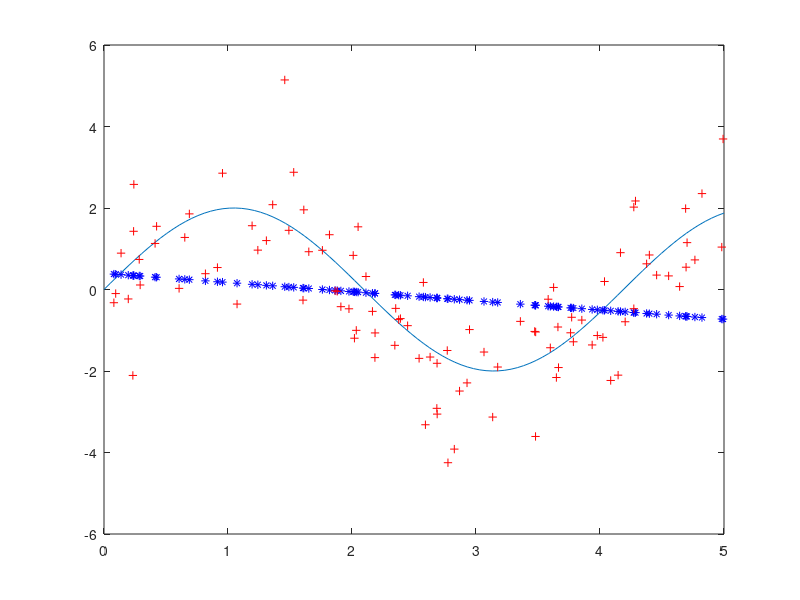
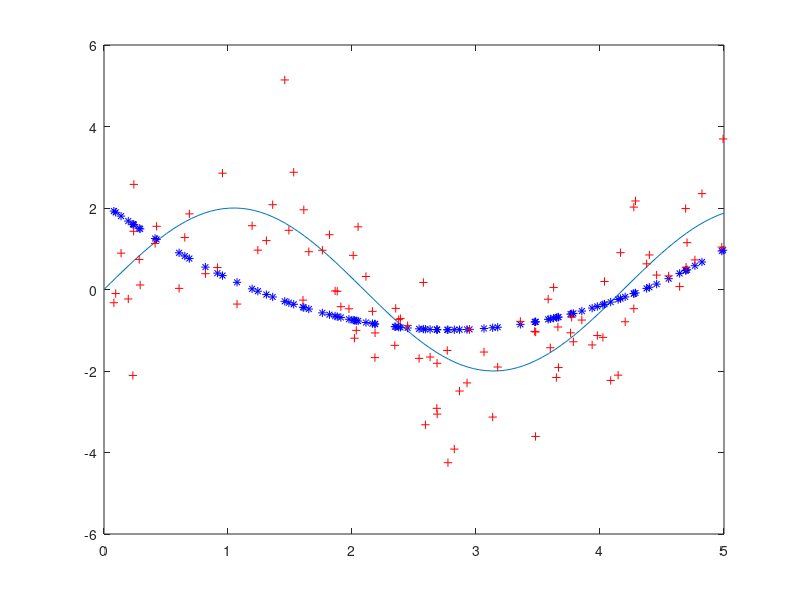
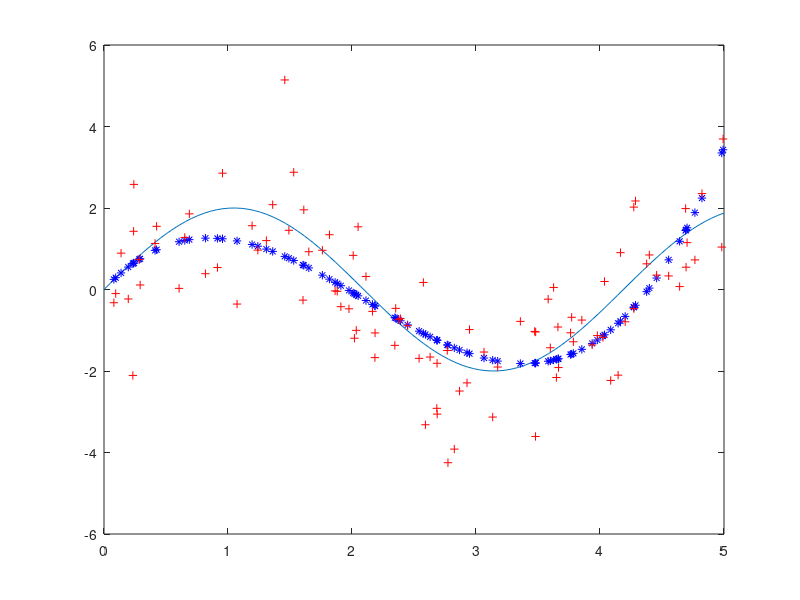
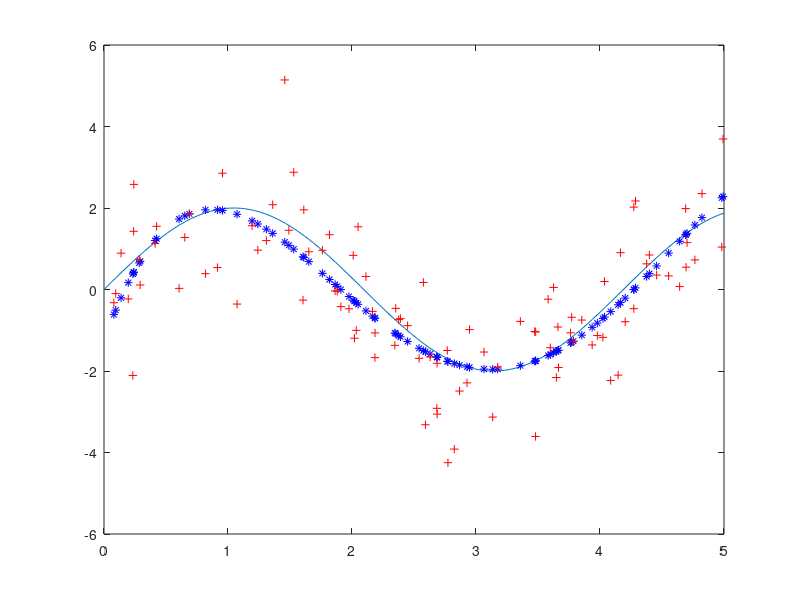

Write the MATLAB code that produced these figures, in order.
f = inline('2*sin(1.5*x)');
xeq = linspace(0,5,100);

x25 = 5*rand(25,1);
e25 = randn(25,1);
y25 = f(x25) + e25;

x75 = 5*rand(75,1);
e75 = randn(75,1);
y75 = f(x75)+e75;

x100 = x25;
y100 = y25;
for i = 1:75
    x100(i+25) = x75(i);
    y100(i+25) = y75(i);
end

degree = 1;
V = ones(25, degree + 1);
V(:,2) = x25;
%disp(V)

A=V'*V;
b= V'*y25;
x=A\b;
fit1=V*x;
%disp(fit);
Ein(degree) = (fit1-y25)'*(fit1-y25);
disp(Ein(degree))
D = ones(75, degree+1);
D(:,2) = x75;
valFit = D*x;
Eval(degree) = (valFit-y75)'*(valFit-y75);
disp(Eval(degree))



degree = 2;
V = ones(25, degree + 1);
V(:,2) = x25;
V(:,3) = V(:,2).*x25;
%disp(V)

A=V'*V;
b= V'*y25;
x=A\b;
fit2=V*x;
%disp(fit);
Ein(degree) = (fit2-y25)'*(fit2-y25);
disp(Ein(degree))
D = ones(75, degree+1);
D(:,2) = x75;
D(:,3) = D(:,2).*x75;
valFit = D*x;
Eval(degree) = (valFit-y75)'*(valFit-y75);
disp(Eval(degree))



degree = 3;
V = ones(25, degree + 1);
V(:,2) = x25;
V(:,3) = V(:,2).*x25;
V(:,4) = V(:,3).*x25;
%disp(V)

A=V'*V;
b= V'*y25;
x=A\b;
fit3=V*x;
%disp(fit);
Ein(degree) = (fit3-y25)'*(fit3-y25);
disp(Ein(degree))
D = ones(75, degree+1);
D(:,2) = x75;
D(:,3) = D(:,2).*x75;
D(:,4) = D(:,3).*x75;
valFit = D*x;
Eval(degree) = (valFit-y75)'*(valFit-y75);
disp(Eval(degree))



degree = 4;
V = ones(25, degree + 1);
V(:,2) = x25;
V(:,3) = V(:,2).*x25;
V(:,4) = V(:,3).*x25;
V(:,5) = V(:,4).*x25;
%disp(V)

A=V'*V;
b= V'*y25;
x=A\b;
fit4=V*x;
%disp(fit);
Ein(degree) = (fit4-y25)'*(fit4-y25);
disp(Ein(degree))
D = ones(75, degree+1);
D(:,2) = x75;
D(:,3) = D(:,2).*x75;
D(:,4) = D(:,3).*x75;
D(:,5) = D(:,4).*x75;
valFit = D*x;
Eval(degree) = (valFit-y75)'*(valFit-y75);
disp(250)
disp(Eval(degree))



degree = 5;
V = ones(25, degree + 1);
V(:,2) = x25;
V(:,3) = V(:,2).*x25;
V(:,4) = V(:,3).*x25;
V(:,5) = V(:,4).*x25;
V(:,6) = V(:,5).*x25;
%disp(V)

A=V'*V;
b= V'*y25;
x=A\b;
fit5=V*x;
%disp(fit);
Ein(degree) = (fit5-y25)'*(fit5-y25);
disp(Ein(degree))
D = ones(75, degree+1);
D(:,2) = x75;
D(:,3) = D(:,2).*x75;
D(:,4) = D(:,3).*x75;
D(:,5) = D(:,4).*x75;
D(:,6) = D(:,5).*x75;
valFit = D*x;
Eval(degree) = (valFit-y75)'*(valFit-y75);
disp(Eval(degree))





degree = 1;
V = ones(100, degree + 1);
V(:,2) = x100;
%disp(V)

A=V'*V;
b= V'*y100;
x=A\b;
fit3=V*x;

Ein3all = (fit3-y100)'*(fit3-y100);
figure(1)
plot(xeq, f(xeq))
hold on
plot(x100,fit3,'b*')
plot(x100,y100,'r+')
hold off

meany = sum(y100)/100;
Ein0 = (y100-meany)'*(y100-meany);
rsq = 1-(Ein3all/Ein0);
disp([Ein3all, Ein0, rsq])

degree = 2;
V = ones(100, degree + 1);
V(:,2) = x100;
V(:,3) = V(:,2).*x100;
%disp(V)

A=V'*V;
b= V'*y100;
x=A\b;
fit3=V*x;

Ein3all = (fit3-y100)'*(fit3-y100);
figure(2)
plot(xeq, f(xeq))
hold on
plot(x100,fit3,'b*')
plot(x100,y100,'r+')
hold off

meany = sum(y100)/100;
Ein0 = (y100-meany)'*(y100-meany);
rsq = 1-(Ein3all/Ein0);
disp([Ein3all, Ein0, rsq])


degree = 3;
V = ones(100, degree + 1);
V(:,2) = x100;
V(:,3) = V(:,2).*x100;
V(:,4) = V(:,3).*x100;
%disp(V)

A=V'*V;
b= V'*y100;
x=A\b;
fit3=V*x;

Ein3all = (fit3-y100)'*(fit3-y100);
figure(3)
plot(xeq, f(xeq))
hold on
plot(x100,fit3,'b*')
plot(x100,y100,'r+')
hold off

meany = sum(y100)/100;
Ein0 = (y100-meany)'*(y100-meany);
rsq = 1-(Ein3all/Ein0);
disp([Ein3all, Ein0, rsq])


degree = 4;
V = ones(100, degree + 1);
V(:,2) = x100;
V(:,3) = V(:,2).*x100;
V(:,4) = V(:,3).*x100;
V(:,5) = V(:,4).*x100;
%disp(V)

A=V'*V;
b= V'*y100;
x=A\b;
fit3=V*x;

Ein3all = (fit3-y100)'*(fit3-y100);
figure(4)
plot(xeq, f(xeq))
hold on
plot(x100,fit3,'b*')
plot(x100,y100,'r+')
hold off

meany = sum(y100)/100;
Ein0 = (y100-meany)'*(y100-meany);
rsq = 1-(Ein3all/Ein0);
disp([Ein3all, Ein0, rsq])

degree = 5;
V = ones(100, degree + 1);
V(:,2) = x100;
V(:,3) = V(:,2).*x100;
V(:,4) = V(:,3).*x100;
V(:,5) = V(:,4).*x100;
V(:,6) = V(:,5).*x100;
%disp(V)

A=V'*V;
b= V'*y100;
x=A\b;
fit3=V*x;

Ein3all = (fit3-y100)'*(fit3-y100);
figure(5)
plot(xeq, f(xeq))
hold on
plot(x100,fit3,'b*')
plot(x100,y100,'r+')
hold off

meany = sum(y100)/100;
Ein0 = (y100-meany)'*(y100-meany);
rsq = 1-(Ein3all/Ein0);
disp([Ein3all, Ein0, rsq])
